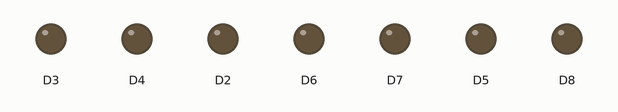
This sketch was run on a simulated ESP8266 (NodeMCU). Parts: output pins drawn as LEDs (lit = HIGH).

Above: at 0.5 s.
At 1.5 s:
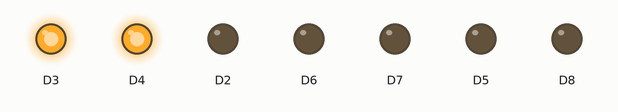
At 3.5 s:
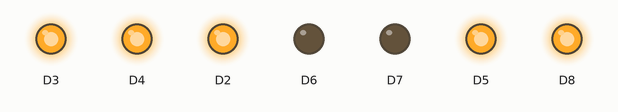
At 6.5 s:
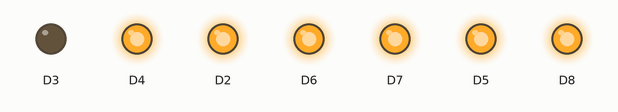
At 9.5 s:
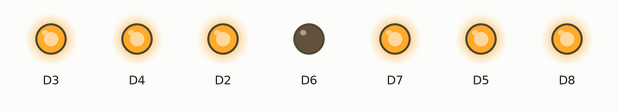
At 12.5 s:
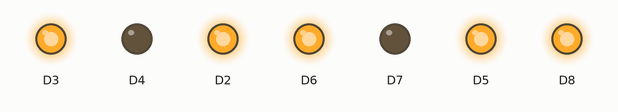
Timing chart, 0 to 13.0 s (numbered marks = the images above):
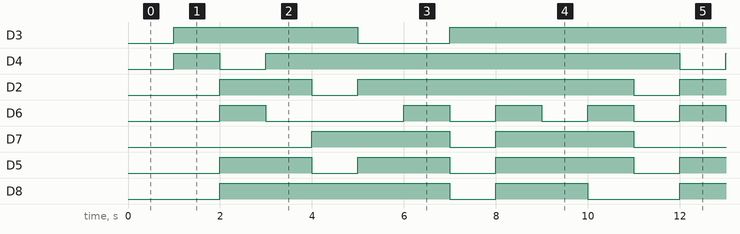

Measured:
- by itself, D3: repeats every 10.0 s: LOW 2.0 s, HIGH 8.0 s
- by itself, D4: repeats every 10.0 s: LOW 1.0 s, HIGH 9.0 s
- by itself, D2: repeats every 10.0 s: LOW 1.0 s, HIGH 6.0 s, LOW 1.0 s, HIGH 2.0 s
- by itself, D6: repeats every 10.0 s: LOW 3.0 s, 3 × (HIGH 1.0 s, LOW 1.0 s), HIGH 1.0 s
- by itself, D7: repeats every 10.0 s: LOW 1.0 s, HIGH 3.0 s, LOW 3.0 s, HIGH 3.0 s
- by itself, D5: repeats every 10.0 s: LOW 1.0 s, HIGH 2.0 s, LOW 1.0 s, HIGH 3.0 s, LOW 1.0 s, HIGH 2.0 s
- by itself, D8: repeats every 10.0 s: LOW 1.0 s, HIGH 2.0 s, LOW 2.0 s, HIGH 5.0 s

The sketch:

7_seg_0-9.ino
```cpp
//prueba display de 7 segmentos

int num;
bool state;
void setup() {

  pinMode(D2,OUTPUT);
  pinMode(D3,OUTPUT);
  pinMode(D4,OUTPUT);
  pinMode(D5,OUTPUT);
  pinMode(D6,OUTPUT);
  pinMode(D7,OUTPUT);
  pinMode(D8,OUTPUT);
}

void loop() {

    num++;

    delay(1000);

  if(num>9)num=0;

switch(num){
  case 0:
  digitalWrite(D2,HIGH);
  digitalWrite(D3,HIGH);
  digitalWrite(D4,HIGH);
  digitalWrite(D5,HIGH);
  digitalWrite(D6,HIGH);
  digitalWrite(D7,HIGH);
  digitalWrite(D8,LOW);
  break;
    case 1:
  digitalWrite(D2,LOW);
  digitalWrite(D3,HIGH);
  digitalWrite(D4,HIGH);
  digitalWrite(D5,LOW);
  digitalWrite(D6,LOW);
  digitalWrite(D7,LOW);
  digitalWrite(D8,LOW);
  break;
  case 2:
  digitalWrite(D2,HIGH);
  digitalWrite(D3,HIGH);
  digitalWrite(D4,LOW);
  digitalWrite(D5,HIGH);
  digitalWrite(D6,HIGH);
  digitalWrite(D7,LOW);
  digitalWrite(D8,HIGH);
  break;
    case 3:
  digitalWrite(D2,HIGH);
  digitalWrite(D3,HIGH);
  digitalWrite(D4,HIGH);
  digitalWrite(D5,HIGH);
  digitalWrite(D6,LOW);
  digitalWrite(D7,LOW);
  digitalWrite(D8,HIGH);
  break;
    case 4:
  digitalWrite(D2,LOW);
  digitalWrite(D3,HIGH);
  digitalWrite(D4,HIGH);
  digitalWrite(D5,LOW);
  digitalWrite(D6,LOW);
  digitalWrite(D7,HIGH);
  digitalWrite(D8,HIGH);
  break;
    case 5:
  digitalWrite(D2,HIGH);
  digitalWrite(D3,LOW);
  digitalWrite(D4,HIGH);
  digitalWrite(D5,HIGH);
  digitalWrite(D6,LOW);
  digitalWrite(D7,HIGH);
  digitalWrite(D8,HIGH);
  break;
    case 6:
  digitalWrite(D2,HIGH);
  digitalWrite(D3,LOW);
  digitalWrite(D4,HIGH);
  digitalWrite(D5,HIGH);
  digitalWrite(D6,HIGH);
  digitalWrite(D7,HIGH);
  digitalWrite(D8,HIGH);
  break;
    case 7:
  digitalWrite(D2,HIGH);
  digitalWrite(D3,HIGH);
  digitalWrite(D4,HIGH);
  digitalWrite(D5,LOW);
  digitalWrite(D6,LOW);
  digitalWrite(D7,LOW);
  digitalWrite(D8,LOW);
  break;
  case 8:
  digitalWrite(D2,HIGH);
  digitalWrite(D3,HIGH);
  digitalWrite(D4,HIGH);
  digitalWrite(D5,HIGH);
  digitalWrite(D6,HIGH);
  digitalWrite(D7,HIGH);
  digitalWrite(D8,HIGH);
  break;
    case 9:
  digitalWrite(D2,HIGH);
  digitalWrite(D3,HIGH);
  digitalWrite(D4,HIGH);
  digitalWrite(D5,HIGH);
  digitalWrite(D6,LOW);
  digitalWrite(D7,HIGH);
  digitalWrite(D8,HIGH);
  break;
  }
}
```
